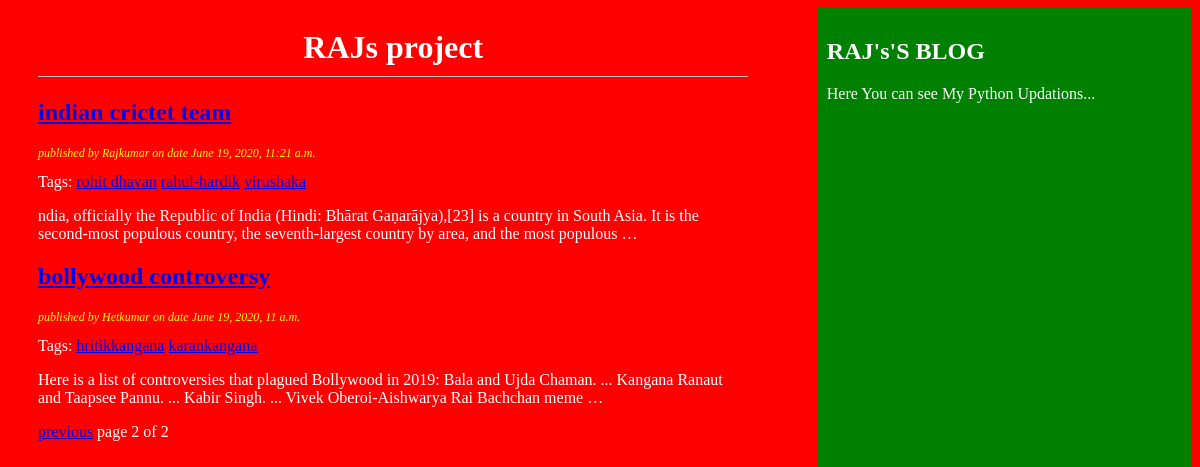
Screenshot of /?page=2 with the database file from the repository.
### blogapp/models.py (models this page shows, shortened)
class Post(models.Model):
    STATUS_CHOICES=(('draft','Draft'),('published','Published'))
    title=models.CharField(max_length=256)
    slug=models.SlugField(max_length=256,unique_for_date="publish")
    author=models.ForeignKey(User,related_name='blog_posts',on_delete=models.CASCADE)
    body=models.TextField()
    publish=models.DateTimeField(default=timezone.now)
    created=models.DateTimeField(auto_now_add=True)
    updated=models.DateTimeField(auto_now=True)
    status=models.CharField(max_length=10,choices=STATUS_CHOICES,default='draft')
    tags=TaggableManager()
    class Meta:
        ordering=('-publish',)
    def get_absolute_url(self):
        return  reverse('post_detail',args=[self.publish.year,self.publish.strftime('%m'),self.publish.strftime('%d'),self.slug])

### blogapp/views.py (the view)
# urls.py: url(r'^$',views.post_list_view),
def post_list_view(request,tag_slug=None):
    post_list=Post.objects.filter(status__iexact='Published')
    tag=None
    if tag_slug:
        tag=get_object_or_404(Tag,slug=tag_slug)
        post_list=post_list.filter(tags__in=[tag])
    paginator=Paginator(post_list,2)
    page_number=request.GET.get('page')
    try:
        post_list=paginator.page(page_number)
    except PageNotAnInteger:
        post_list=paginator.page(1)
    except EmptyPage:
        post_list=paginator.page(paginator.num_pages)
    return render(request,'blogapp/post_list.html',{'post_list':post_list})

### templates/blogapp/post_list.html (shortened to what this page needs)
{%extends 'blogapp/base.html'%}
{%block body_block%}
<h1>RAJs project</h1>
{%for blog in post_list%}
<h2><a href="{{blog.get_absolute_url}}">{{blog.title}}</a></h2><p id="date">  published by {{blog.author|title}} on date {{blog.publish}}</p>
Tags: {%for tag in blog.tags.all%}
<a href="{%url 'post_list_by_tag_name' tag.slug%}">{{tag.name}}</a>
{%endfor%}
{{blog.body|truncatewords:30|linebreaks}}
{%endfor%}
<div class="paginator">
<span>
{%if post_list.has_previous%}
<a href="?page={{post_list.previous_page_number}}">previous</a>
{%endif%}
</span>
<span class="current">page {{post_list.number}} of {{post_list.paginator.num_pages}}</span>
</div>
{%endblock%}

### static/css/blog.css (style rules this page uses)
h1 { text-align: center; border-bottom: 1px solid #bbb; padding: 0 0 10px 0; }
#date { color:yellow; font-size:12px; font-style: italic; }
body { background: red; color:white; }

### rows the page displays
Post: title "indian crictet team", author "Rajkumar", publish "June 19, 2020, 11:21 a.m.", body "ndia, officially the Republic of India (Hindi: Bhārat Gaṇarājya),[23] is a country in South Asia. It is the second-most populous country, the seventh-largest country by area, and the most populous …"
Tag: name "rohit dhavan"
Tag: name "rahul-hardik"
Tag: name "virushaka"
Post: title "bollywood controversy", author "Hetkumar", publish "June 19, 2020, 11 a.m.", body "Here is a list of controversies that plagued Bollywood in 2019: Bala and Ujda Chaman. ... Kangana Ranaut and Taapsee Pannu. ... Kabir Singh. ... Vivek Oberoi-Aishwarya Rai Bachchan meme …"
Tag: name "hritikkangana"
Tag: name "karankangana"

### other values shown
{{ post_list.number }} "2"
{{ post_list.paginator.num_pages }} "2"
